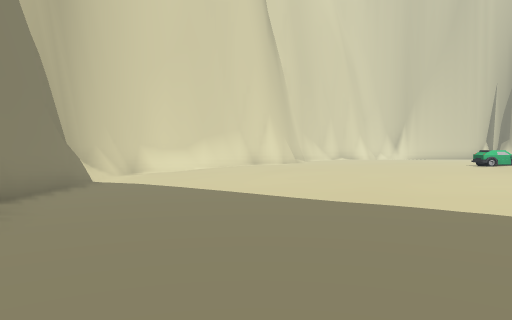
view 1 (above)

21 first-person views from a walk through a 3-D level made in the Unity game engine. The camera is 1.5 m above the floor, tilts 2° down and sees 70° across. The floor is counted in squares, 2 m on a side. Each view is taken from the middle of a square. On the plan, view 1 faces up. The plan holds only what a view shows up to about 11 squares ahead; the rest is blank. The place goes on beyond the plan. The player character is not drawn. Some surface patterns are stand-ins.

view 2
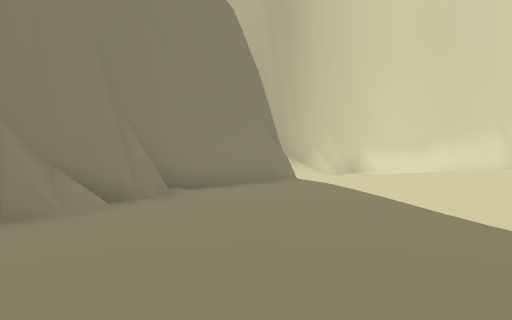

view 3
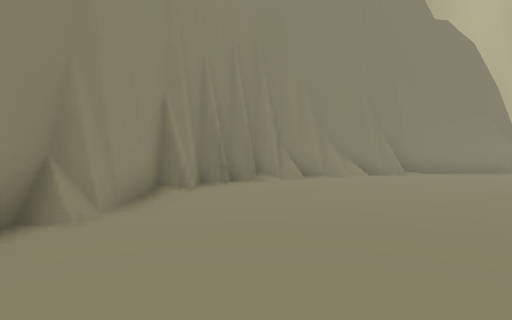

view 4
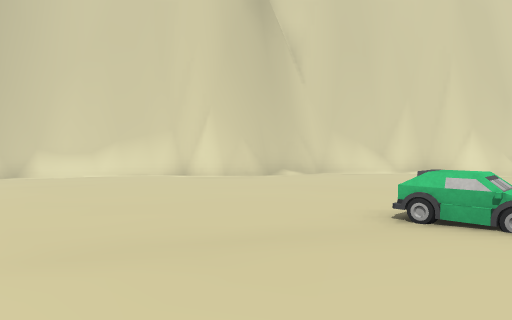

view 5
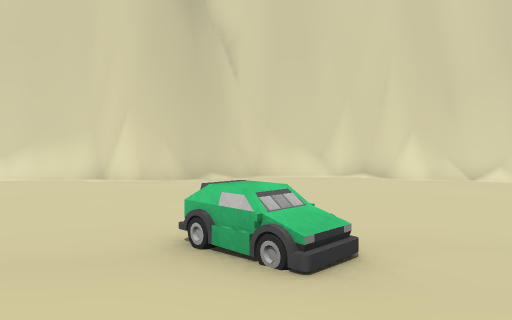

view 6
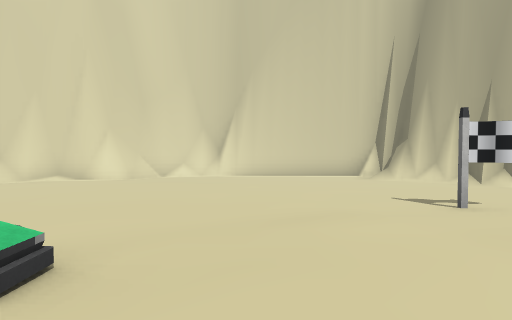

view 7
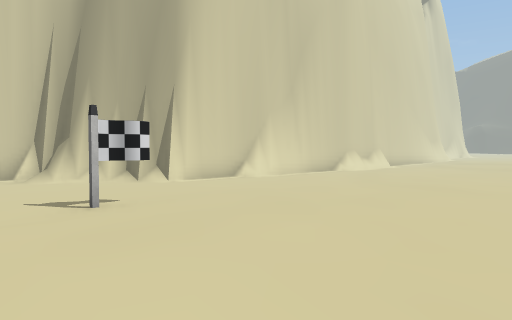

view 8
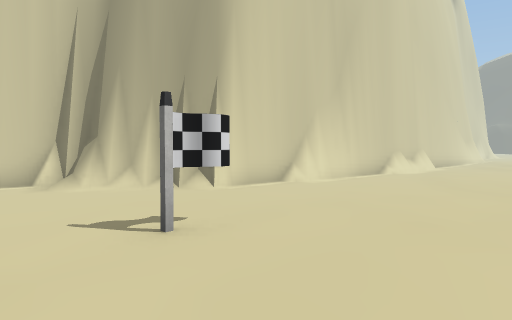

view 9
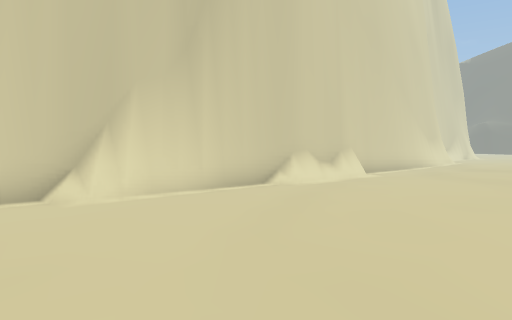

view 10
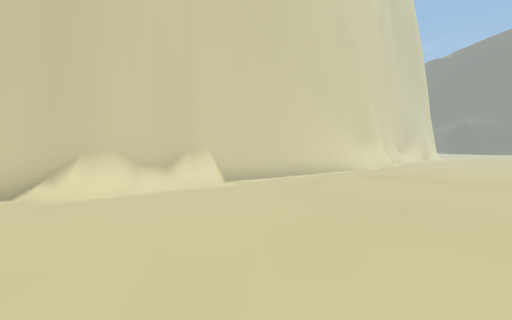

view 11
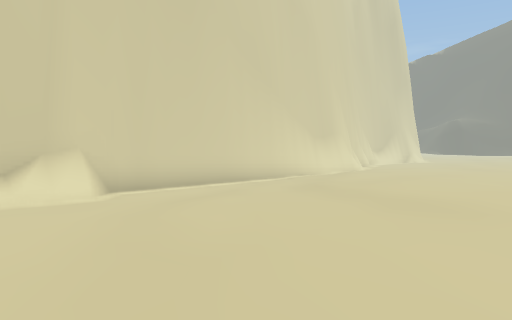

view 12
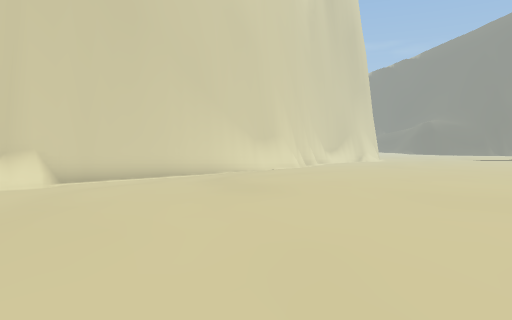

view 13
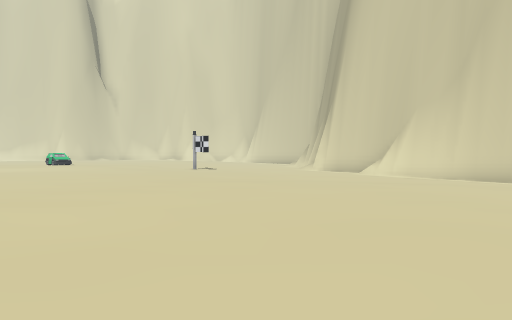

view 14
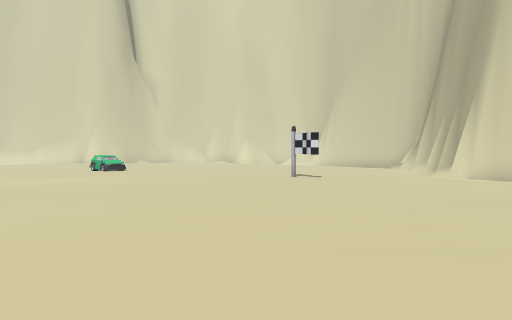

view 15
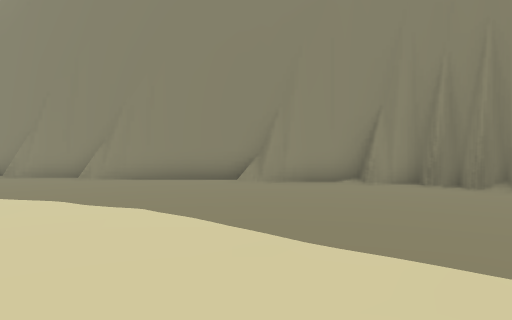

view 16
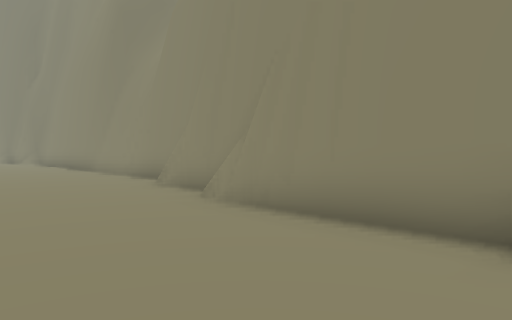

view 17
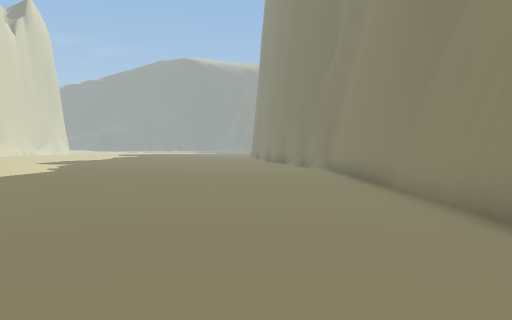

view 18
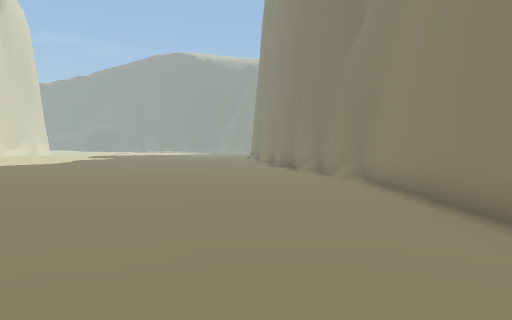

view 19
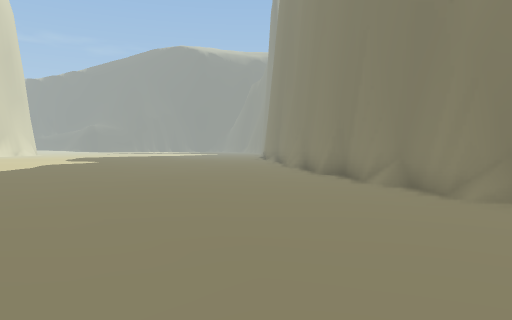

view 20
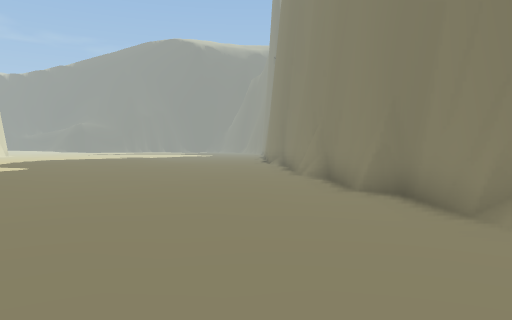

view 21
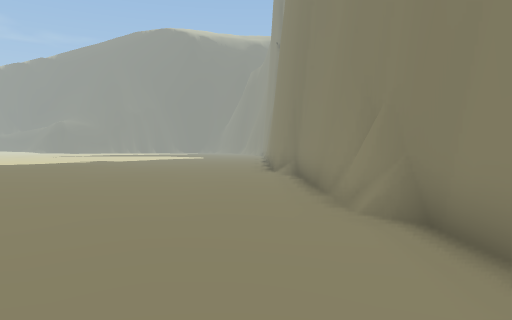

### Floor plan
Key: @ floor where view 1 was taken; # wall or solid block; . main floor; : floor 0.25 m higher than the main floor; - floor 0.25 m lower than the main floor; / step, stairs or slope; F flag.
Columns run from 4 left of view 1 to 36 right of it. Each row starts with its distance up from view 1.
 23             #    ##
 22            ##    -#
 21           ##------###
 20        ####--------/##
 19       ##......------/#################
 18       #.......--------------/#/##-----
 17      ##........------------------------.
 16      #..........-----------------/--.....
 15     ##..........--F-------...............
 14    ##..................-.................
 13   ##..............................::.....
 12  ##........./.::...............::::::....
 11 ##-..........:::..............::::::::...
 10 #---........:::...............:::::::::..
  9 #----.......::................::::::::
  8 #-----...... .  .............. ::
  7 #-------.-           .. . .. ..:  ::   ::
  6 #--------             ..  .....::::: ::::
  5 #---------          ............:::::::::
  4 ##--------         ......................
  3  #---------      .......----.............
  2  #----------    ......-.--------........-
  1  ##---------  ---------------------------
  0   #-@------------------------------------
 -1   ##------------------------------------#
 -2    #####----------------------###########
 -3        ########----------######
 -4               ############

Positions as (right, up) in squares from view 1, and headings:
1: (0, 0), facing up
2: (2, 1), facing up-left
3: (7, 0), facing left
4: (9, 8), facing up-left
5: (10, 10), facing up-left
6: (10, 10), facing up
7: (11, 10), facing up-right
8: (11, 12), facing up-right
9: (17, 12), facing up-right
10: (22, 11), facing up-right
11: (25, 11), facing up-right
12: (25, 8), facing up-right
13: (25, 7), facing up-left
14: (20, 7), facing up-left
15: (3, 7), facing down
16: (3, 1), facing down-right
17: (8, -1), facing right
18: (12, -1), facing right
19: (16, 0), facing right
20: (20, 0), facing right
21: (25, 0), facing right
